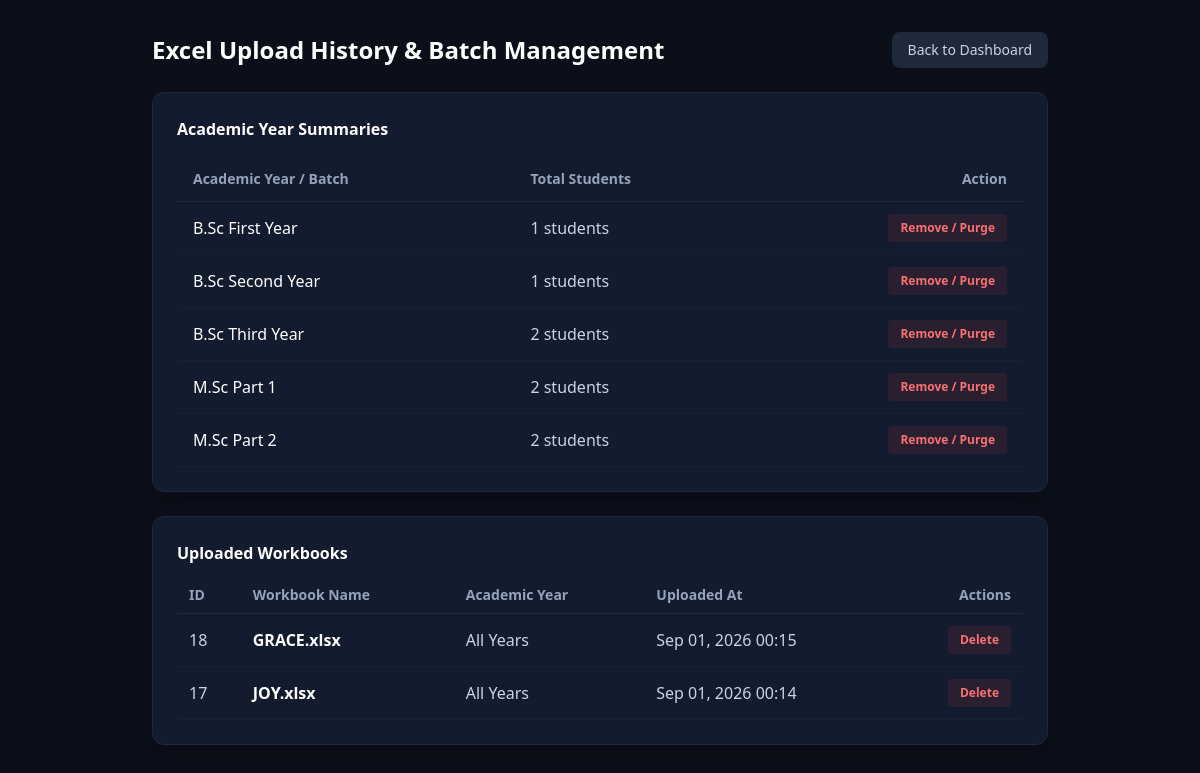
The app's page /upload-history/ (signed in), older data.
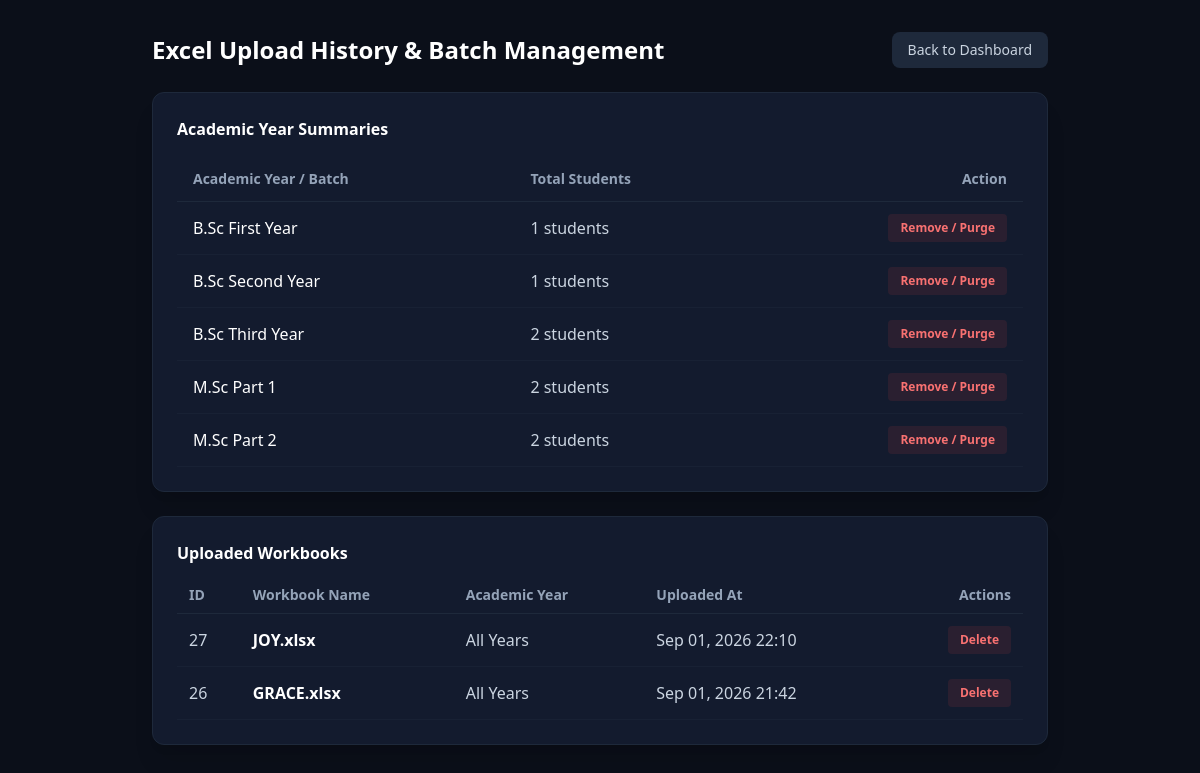
The same page, newer data.
### students/models.py (models this page shows, shortened)
class ExcelBatch(models.Model):
    filename = models.CharField(max_length=255)
    file = models.FileField(upload_to='excel_batches/', null=True, blank=True)
    academic_year = models.CharField(max_length=50, blank=True, null=True)
    uploaded_by = models.ForeignKey(User, on_delete=models.SET_NULL, null=True, blank=True)
    uploaded_at = models.DateTimeField(auto_now_add=True)
    record_count = models.IntegerField(null=True, blank=True)

### students/views.py (the view)
# urls.py: path('upload-history/', views.upload_history, name='upload_history'),
@login_required
def upload_history(request):
    if _is_student_role(request.user):
        messages.error(request, "Access denied.")
        return redirect('students:student_dashboard')
    year_summaries = []
    for year_code, year_label in YEAR_CHOICES:
        count = Student.objects.filter(year=year_code).count()
        year_summaries.append({
            'code': year_code,
            'label': year_label,
            'student_count': count
        })
    excel_batches = ExcelBatch.objects.all().order_by('-uploaded_at')
    return render(request, 'students/upload_history.html', {
        'year_summaries': year_summaries,
        'excel_batches': excel_batches,
    })

### students/views.py (called while the page is built)
def _get_profile(user):
    if not user or not getattr(user, 'is_authenticated', False):
        return None
    return getattr(user, 'userprofile', None) or getattr(user, 'profile', None)

def _is_student_role(user):
    profile = _get_profile(user)
    return bool(profile and getattr(profile, 'role', None) == getattr(UserProfile.Role, 'STUDENT', 'STUDENT'))

### students/templates/students/upload_history.html (shortened to what the changed rows need)
<!DOCTYPE html>
<html lang="en">
<head>
    <script src="https://cdn.tailwindcss.com"></script>
</head>
<body class="bg-[#0b0f19] text-slate-200 font-sans p-8">
<div class="max-w-4xl mx-auto">
    <div class="flex justify-between items-center mb-6">
        <h1 class="text-2xl font-bold text-white">Excel Upload History & Batch Management</h1>
    </div>
    <div class="bg-[#131b2e] border border-[#1e293b] rounded-xl p-6 shadow-xl mb-6">
        <h2 class="text-white font-semibold mb-4">Academic Year Summaries</h2>
        <table class="w-full text-left border-collapse">
            <thead>
                <tr class="border-b border-slate-800 text-slate-400 text-sm">
                    <th class="py-3 px-4">Academic Year / Batch</th>
                    <th class="py-3 px-4">Total Students</th>
                    <th class="py-3 px-4 text-right">Action</th>
                </tr>
            </thead>
            <tbody>
                {% for item in year_summaries %}
                <tr class="border-b border-slate-800/50 hover:bg-slate-800/30">
                    <td class="py-3 px-4 font-medium text-white">{{ item.label }}</td>
                    <td class="py-3 px-4 text-slate-300">{{ item.student_count }} students</td>
                    <td class="py-3 px-4 text-right">
                        {% if item.student_count > 0 %}
                        <form action="{% url 'students:delete_year_data' item.code %}" method="POST" class="inline" onsubmit="return confirm('Are you sure you want to delete all data for {{ item.label }}?');">
                            <button type="submit" class="bg-red-500/10 text-red-400 hover:bg-red-500 hover:text-white px-3 py-1.5 rounded text-xs font-semibold transition">
                                Remove / Purge
                            </button>
                        </form>
                        {% else %}
                        <span class="text-slate-500 text-xs italic">No data</span>
                        {% endif %}
                    </td>
                </tr>
                {% empty %}
                <tr><td colspan="3" class="py-6 text-center text-slate-500">No academic year summaries available.</td></tr>
                {% endfor %}
            </tbody>
        </table>
    </div>
    <div class="card mt-4 bg-[#131b2e] border border-[#1e293b] rounded-xl p-6 shadow-xl">
        <div class="card-body">
            {% if excel_batches %}
                <div class="overflow-x-auto">
                    <table class="min-w-full text-left border-collapse">
                        <thead>
                            <tr class="text-slate-400 text-sm border-b border-slate-800">
                                <th class="py-2 px-3">ID</th>
                                <th class="py-2 px-3">Workbook Name</th>
                                <th class="py-2 px-3">Academic Year</th>
                                <th class="py-2 px-3">Uploaded At</th>
                                <th class="py-2 px-3 text-right">Actions</th>
                            </tr>
                        </thead>
                        <tbody>
                            {% for batch in excel_batches %}
                                <tr class="border-b border-slate-800/50 hover:bg-slate-800/30">
                                    <td class="py-3 px-3 text-slate-300">{{ batch.id }}</td>
                                    <td class="py-3 px-3"><strong class="text-white">{{ batch.filename }}</strong></td>
                                    <td class="py-3 px-3 text-slate-300">{{ batch.academic_year|default:"All Years" }}</td>
                                    <td class="py-3 px-3 text-slate-300">{{ batch.uploaded_at|date:"M d, Y H:i" }}</td>
                                    <td class="py-3 px-3 text-right">
                                        <form method="POST" action="{% url 'students:delete_excel_batch' batch.id %}" onsubmit="return confirm('Are you sure you want to delete {{ batch.filename }}?');" style="display:inline;">
                                            <button type="submit" class="bg-red-500/10 text-red-400 hover:bg-red-500 hover:text-white px-3 py-1.5 rounded text-xs font-semibold transition">
                                                Delete
                                            </button>
                                        </form>
                                    </td>
                                </tr>
                            {% endfor %}
                        </tbody>
                    </table>
                </div>
            {% else %}
                <p class="text-slate-400">No Excel workbooks uploaded yet.</p>
            {% endif %}
        </div>
    </div>
</div>
</body>
</html>

Row changes from the older to the newer data that the page shows:
removed ExcelBatch: id "18", filename "GRACE.xlsx", academic_year "All Years", uploaded_at "Sep 01, 2026 00:15"
removed ExcelBatch: id "17", filename "JOY.xlsx", academic_year "All Years", uploaded_at "Sep 01, 2026 00:14"
added ExcelBatch: id "27", filename "JOY.xlsx", academic_year "All Years", uploaded_at "Sep 01, 2026 22:10"
added ExcelBatch: id "26", filename "GRACE.xlsx", academic_year "All Years", uploaded_at "Sep 01, 2026 21:42"
